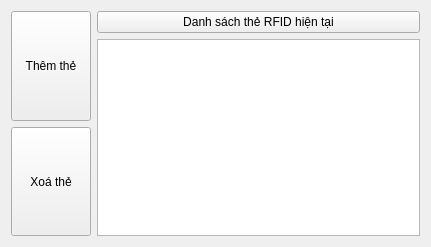
<?xml version="1.0" encoding="UTF-8"?>
<ui version="4.0">
 <class>rfidForm</class>
 <widget class="QWidget" name="rfidForm">
  <property name="geometry">
   <rect>
    <x>0</x>
    <y>0</y>
    <width>431</width>
    <height>247</height>
   </rect>
  </property>
  <property name="windowTitle">
   <string>Quản lý thẻ RFID</string>
  </property>
  <layout class="QGridLayout" name="gridLayout">
   <item row="0" column="0">
    <widget class="QPushButton" name="pushButton_addRfidCard">
     <property name="sizePolicy">
      <sizepolicy hsizetype="Preferred" vsizetype="Preferred">
       <horstretch>0</horstretch>
       <verstretch>0</verstretch>
      </sizepolicy>
     </property>
     <property name="text">
      <string>Thêm thẻ</string>
     </property>
    </widget>
   </item>
   <item row="0" column="1" rowspan="2">
    <layout class="QVBoxLayout" name="verticalLayout">
     <item>
      <widget class="QPushButton" name="pushButton">
       <property name="text">
        <string>Danh sách thẻ RFID hiện tại</string>
       </property>
      </widget>
     </item>
     <item>
      <widget class="QTableView" name="tableView"/>
     </item>
    </layout>
   </item>
   <item row="1" column="0">
    <widget class="QPushButton" name="pushButton_deleteRfidCard">
     <property name="sizePolicy">
      <sizepolicy hsizetype="Preferred" vsizetype="Preferred">
       <horstretch>0</horstretch>
       <verstretch>0</verstretch>
      </sizepolicy>
     </property>
     <property name="text">
      <string>Xoá thẻ</string>
     </property>
    </widget>
   </item>
  </layout>
 </widget>
 <resources/>
 <connections/>
</ui>
